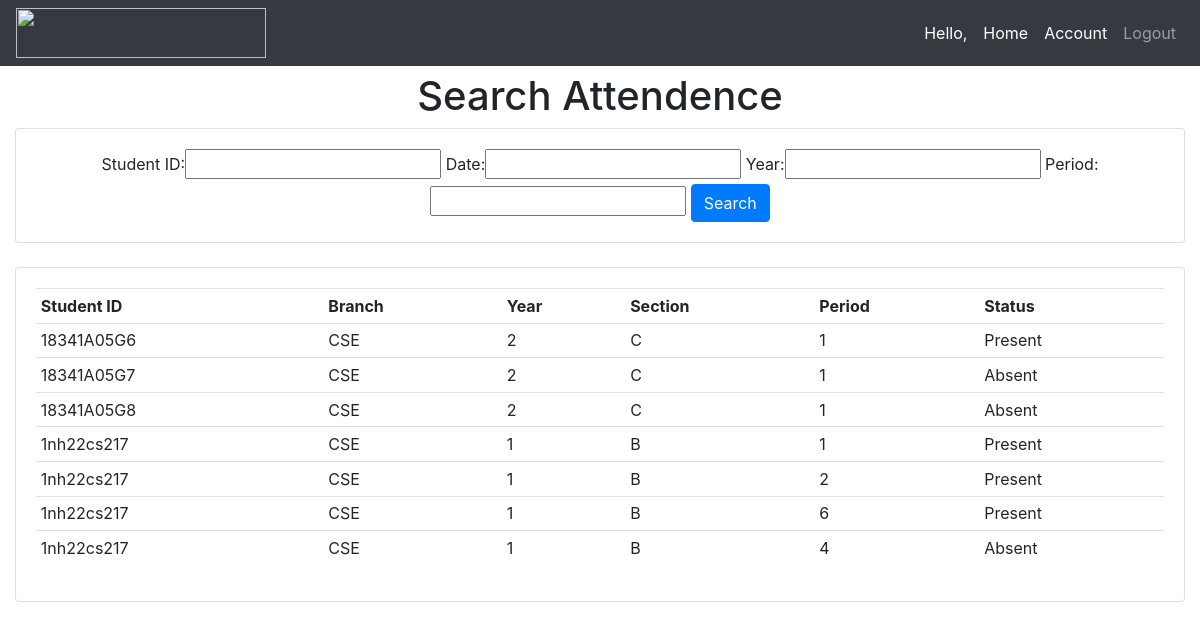
/searchattendence/, run on the app's committed database.
### attendence_sys/models.py (models this page shows, shortened)
class Attendence(models.Model):
    Faculty_Name = models.CharField(max_length=200, null=True, blank=True)
    Student_ID = models.CharField(max_length=200, null=True, blank=True)
    date = models.DateField(auto_now_add = True, null = True)
    time = models.TimeField(auto_now_add=True, null = True)
    branch = models.CharField(max_length=200, null = True)
    year = models.CharField(max_length=200, null = True)
    section = models.CharField(max_length=200, null = True)
    period = models.CharField(max_length=200, null = True)
    status = models.CharField(max_length=200, null = True, default='Absent')

### attendence_sys/views.py (the view)
# urls.py: path('searchattendence/', views.searchAttendence, name='searchattendence'),
def searchAttendence(request):
    attendences = Attendence.objects.all()
    myFilter = AttendenceFilter(request.GET, queryset=attendences)
    return render(request, 'attendence_sys/attendence.html', {
        'myFilter': myFilter,
        'attendences': myFilter.qs,
        'ta': False
    })

### attendence_sys/templates/attendence_sys/attendence.html (shortened to what this page needs)
{% extends 'attendence_sys/main.html' %}
{% block content %}
{% if ta == False %}
<center><h1>Search Attendence</h1></center>
<div class="row">
	<div class="col">
		<div class="card card-body">
			<center>
				<form method="get">
					{{myFilter.form}}
		    		<button class="btn btn-primary" type="submit">Search</button>
				</form>
			</center>
		</div>
	</div>
</div>
<br>
<div class="row">
	<div class="col-sm-12">
		<div class="card card-body">
			<table class="table table-sm">
				<tr>
					<th>Student ID</th>
					<th>Branch</th>
					<th>Year</th>
					<th>Section</th>
					<th>Period</th>
					<th>Status</th>
				</tr>
				{% for attendence in attendences %}
				<tr>
                    <td>{{ attendence.Student_ID }}</td>
					<td>{{ attendence.branch }}</td>
					<td>{{ attendence.year }}</td>
					<td>{{ attendence.section }}</td>
					<td>{{ attendence.period }}</td>
					<td>{{ attendence.status }}</td>
				</tr>
				{% endfor %}
			</table>
		</div>
	</div>
</div>
{% endif %}
{% endblock %}

### attendence_sys/templates/attendence_sys/main.html (shortened to what this page needs)
<!DOCTYPE html>
<html>
<head>
	<link rel="stylesheet" href="https://stackpath.bootstrapcdn.com/bootstrap/4.3.1/css/bootstrap.min.css">
</head>
<body>
	{%  include 'attendence_sys/navbar.html' %}
	<br>
<br>
<br>
	<div class="container-fluid">
	{% block content %}
	{% endblock %}
    </div>
</body>
</html>

### attendence_sys/templates/attendence_sys/navbar.html (shortened to what this page needs)
{% load static %}
<nav class="navbar navbar-expand-lg navbar-dark fixed-top bg-dark">
 <img src="{% static 'images/logo.png' %}" height="50px" width="250px">
  <div class="collapse navbar-collapse" id="navbarNav">
    <ul class="navbar-nav ml-auto">
      <li class="nav-item active">
        <span class="nav-link">Hello, {{ request.user.faculty }}</span>
      </li>
      <li class="nav-item active">
        <a href="{% url 'home' %}" class="nav-link">Home</a>
      </li>
      <li class="nav-item active">
        <a class="nav-link" href="{% url 'account' %}">Account</a>
      </li>
      <li class="nav-item">
        <a class="nav-link" href="{% url 'logout' %}">Logout</a>
      </li>
    </ul>
  </div>
</nav>

### data on the page
Attendence: Student_ID "18341A05G6", branch "CSE", year "2", section "C", period "1", status "Present"
Attendence: Student_ID "18341A05G7", branch "CSE", year "2", section "C", period "1", status "Absent"
Attendence: Student_ID "18341A05G8", branch "CSE", year "2", section "C", period "1", status "Absent"
Attendence: Student_ID "1nh22cs217", branch "CSE", year "1", section "B", period "1", status "Present"
Attendence: Student_ID "1nh22cs217", branch "CSE", year "1", section "B", period "2", status "Present"
Attendence: Student_ID "1nh22cs217", branch "CSE", year "1", section "B", period "6", status "Present"
Attendence: Student_ID "1nh22cs217", branch "CSE", year "1", section "B", period "4", status "Absent"
